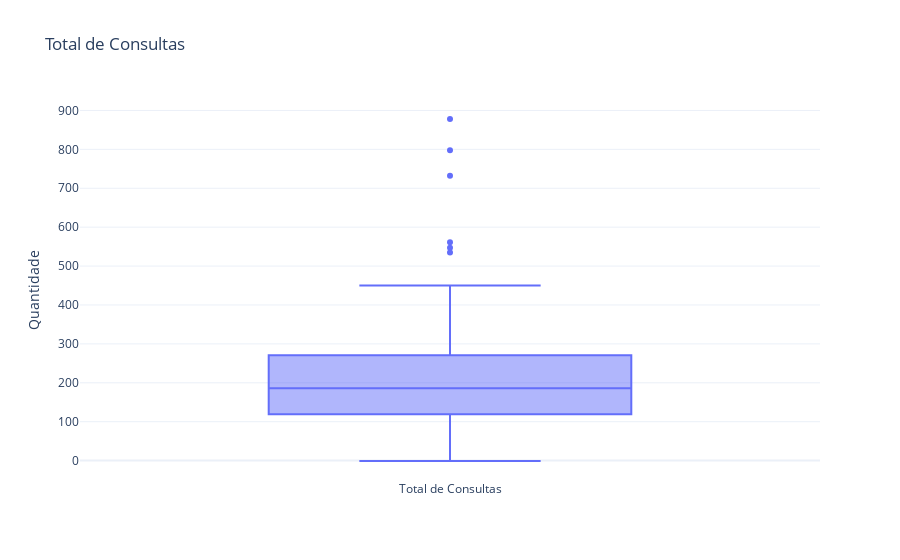

Source (notebook cell):
### Code cell
v_plot = []
for i in aux_plot.keys():
    for j in range(aux_plot[i]):
        v_plot.append(i)

fig = go.Figure()
fig.add_trace(go.Box(
    y=v_plot,
    name='Total de Consultas',
))
fig.update_layout(title = "Total de Consultas", 
                  template = 'plotly_white', 
                  showlegend=False,
                  yaxis_title="Quantidade"
                 )
fig.show()

### Figure 1 — Plotly figure (JSON) as saved in the notebook; plotly's stock layout.template omitted (floating-point values rounded to 4 significant figures)
{"data": [{"name": "Total de Consultas", "type": "box", "y": [271, 271, 271, 213, 213, 186, 186, 192, 192, 140, 140, 225, 225, 227, 227, 101, 101, 157, 157, 254, 170, 171, 46, 561, 48, 162, 50, 179, 180, 104, 182, 312, 313, 187, 296, 415, 36, 143, -1, 130, 393, 267, 141, 142, 149, 291, 150, 535, 154, 27, 158, 79, 190, 323, 449, 547, 224, 102, 103, 105, 237, 878, 240, 116, 373, 13, 119, 120, 287, 252, 238, 270, 92, 450, 91, 125, 195, 70, 732, 73, 74, 333, 78, 207, 177, 209, 82, 340, 231, 798, 384]}], "layout": {"showlegend": false, "title": {"text": "Total de Consultas"}, "yaxis": {"title": {"text": "Quantidade"}}}}
